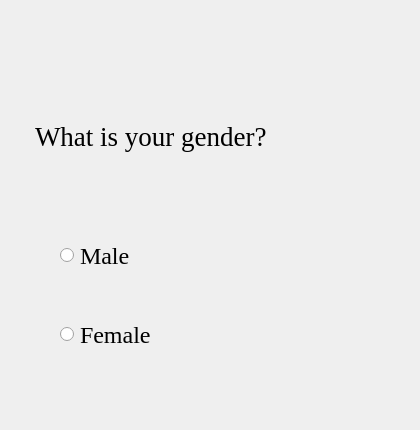
         <widget class="QWidget" name="genderinputpage">
          <widget class="QWidget" name="verticalLayoutWidget_8">
           <property name="geometry">
            <rect>
             <x>10</x>
             <y>10</y>
             <width>401</width>
             <height>411</height>
            </rect>
           </property>
           <layout class="QVBoxLayout" name="genderinputlayout">
            <property name="leftMargin">
             <number>25</number>
            </property>
            <property name="topMargin">
             <number>50</number>
            </property>
            <property name="rightMargin">
             <number>25</number>
            </property>
            <property name="bottomMargin">
             <number>50</number>
            </property>
            <item>
             <widget class="QLabel" name="genderquerylabel">
              <property name="sizePolicy">
               <sizepolicy hsizetype="Preferred" vsizetype="MinimumExpanding">
                <horstretch>0</horstretch>
                <verstretch>0</verstretch>
               </sizepolicy>
              </property>
              <property name="font">
               <font>
                <family>Georgia</family>
                <pointsize>20</pointsize>
                <kerning>true</kerning>
               </font>
              </property>
              <property name="text">
               <string>What is your gender?</string>
              </property>
              <property name="wordWrap">
               <bool>true</bool>
              </property>
             </widget>
            </item>
            <item>
             <layout class="QVBoxLayout" name="genderoptionslayout">
              <property name="leftMargin">
               <number>25</number>
              </property>
              <item>
               <widget class="QRadioButton" name="malerb">
                <property name="sizePolicy">
                 <sizepolicy hsizetype="MinimumExpanding" vsizetype="MinimumExpanding">
                  <horstretch>0</horstretch>
                  <verstretch>0</verstretch>
                 </sizepolicy>
                </property>
                <property name="font">
                 <font>
                  <family>Georgia</family>
                  <pointsize>18</pointsize>
                  <kerning>true</kerning>
                 </font>
                </property>
                <property name="text">
                 <string>Male</string>
                </property>
               </widget>
              </item>
              <item>
               <widget class="QRadioButton" name="femalerb">
                <property name="sizePolicy">
                 <sizepolicy hsizetype="MinimumExpanding" vsizetype="MinimumExpanding">
                  <horstretch>0</horstretch>
                  <verstretch>0</verstretch>
                 </sizepolicy>
                </property>
                <property name="font">
                 <font>
                  <family>Georgia</family>
                  <pointsize>18</pointsize>
                  <kerning>true</kerning>
                 </font>
                </property>
                <property name="text">
                 <string>Female</string>
                </property>
               </widget>
              </item>
             </layout>
            </item>
           </layout>
          </widget>
         </widget>
